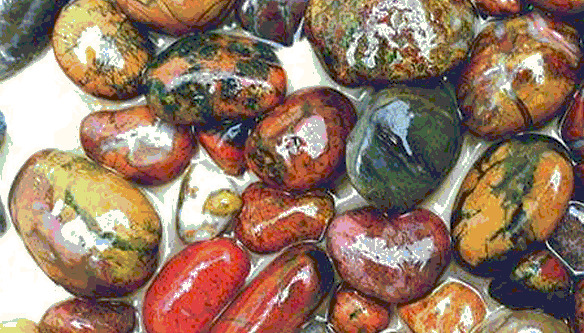
%> input picture 2/src/rock.bmp, 584 x 333 px
$ octave lr2_2.m   (GNU Octave 9; MATLAB toolbox functions it lacks are replaced by stand-ins)
%> lines starting %> are read from the running program, lines starting %| are printed output that depends on the picture
### 2/src/customHist.m
function customHist(images, titles, map)
    for k = 1:length(images)
        img_k = images{k};
        t = titles{k};
        i = (k-1)*2;

        subplot(2,2,i+1);
        if isempty(map)
            imshow(img_k);
        else
            imshow(img_k, map);
        end
        title(['Зображення: ' t]);

        subplot(2,2,i+2); imhist(img_k);  title(['Гістограма: ' t]);
    end

    drawnow;
end

### 2/src/lr2_2.m
img = imread('rock.bmp');
%> img is the input picture: size 333x584x3 uint8; mean R, G, B 149.5, 121.1, 101.5

[pal, map] = rgb2ind(img, 256); %на палітрове з 256 кольорами
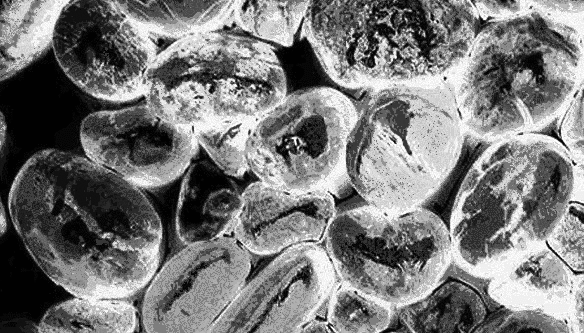
%> pal: size 333x584 uint8; min 1, max 255, mean 121.9
%> map = 256 rows, first 12: [1 1 1; 0.996 0.996 0.98; 1 0.992 0.961; 0.996 0.996 0.945; 0.996 0.992 0.918; 0.996 0.976 0.992; 0.996 0.976 0.961; 1 0.984 0.945; 0.996 0.98 0.933; 0.988 0.984 0.886; 0.996 0.961 0.949; 0.992 0.961 0.922]
eq = histeq(pal);

customHist({pal, eq}, {'палітрове', 'еквалізоване палітрове'}, map);
%> the loop in customHist, `for k = 1:length(images)` made 2 passes
%> pass 2, in customHist, `imshow(img_k, map);`:
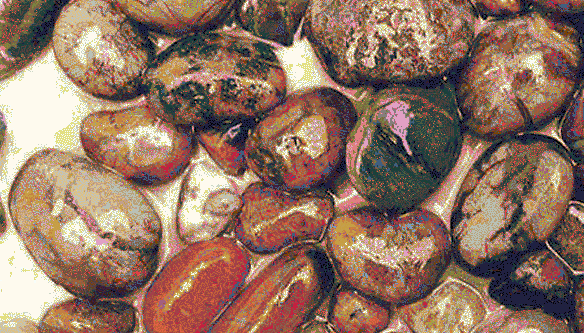
%> displayed picture: size 333x584x3, on the screen's scale of 0 to 255; mean R, G, B 145.4, 115.1, 98.1
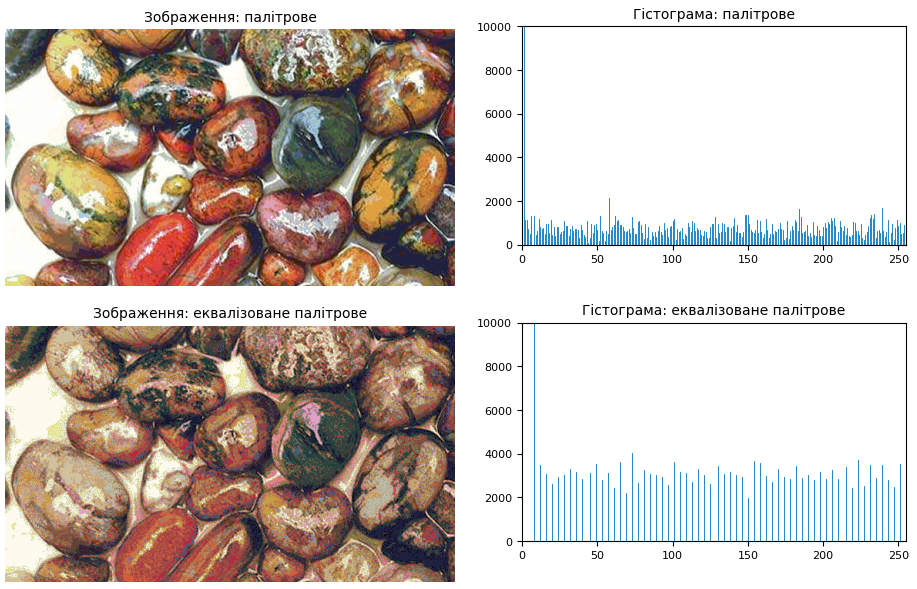
%> figure redrawn from the program's plot data, 4 panels

print(gcf, [mfilename('fullpath') '.png'], '-dpng', '-r300');
close(gcf);
